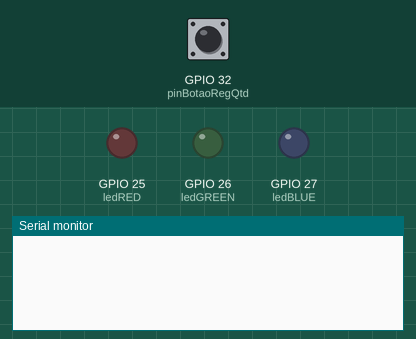
A sketch run on a simulated ESP32. Shown: output pins drawn as LEDs (lit = HIGH), the last lines printed to the serial monitor. Inputs (shaded band) come from the test bench; at power-on: GPIO 32 (pinBotaoRegQtd) HIGH.

Above: at 1.2 s.
1.3 s: GPIO 32 (pinBotaoRegQtd) pulled LOW for 0.15 s
At 2.3 s:
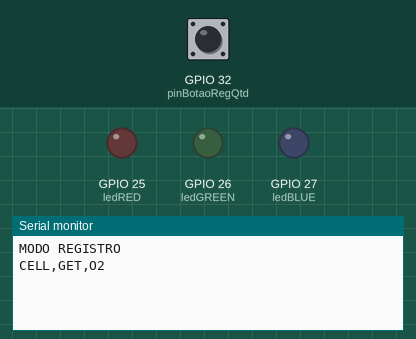
At 3.3 s:
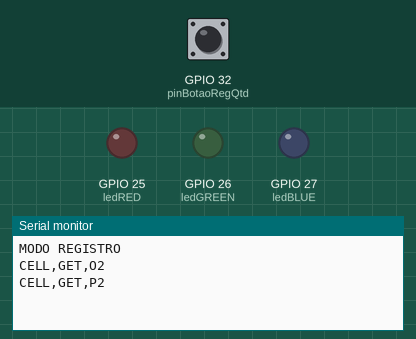

Measured:
- after the input at 1.3 s, the serial monitor: prints a new line after 0.20 s (image 1)

The sketch:

REMOTA_REV_1.ino
```cpp
/*
   REV. 1 ULTIMA ATUALIZACAO 31/10/2018
   PROGRAMADOR E DESENVOLVEDOR: ELIEZER MORAES SILVA
*/

//******************* REMOTA *******************

#define delayScan 100
#define quantidadeProdutos 150
#define delayEmail
#define ledRED 25
#define ledGREEN 26
#define ledBLUE 27
#define pinBotaoRegQtd 32

void atualizacaoHOSTparaREMOTA();
void registrarQuantidades();
void atualizaExcel();
void botaoRegistro();

String conteudo = "";
String codigoPartNumber = "";
String charPartNumber = "";
String quantity = "";
String comandoSETCelulaQuantidadeExcel = "CELL,SET,O";
String comandoSETCelulaADDExcel = "CELL,SET,P";
String comandoGETCelulaQuantidadeExcel = "CELL,GET,O";
String comandoGETCelulaADDExcel = "CELL,GET,P";

bool modoRegistrar = true;
bool modoRegistarAnterior = true;
bool modoRegistro = true;
bool resetUpdate = false;
bool stopAtualizacao = false;
bool stopExcel = false;

int valorCorrecaoQuantidade = 0;
int posicaoRegistro = 0;
int posicaoLinhaExcel = 1;
int Reset = 0;

void setup() {

  Serial.begin(38400);
  Serial1.begin(38400, SERIAL_8N1, 4, 2);   // INTERFACE DE COMUNICAÇÃO UART BLUETOOTH

  pinMode(ledRED, OUTPUT);
  pinMode(ledGREEN, OUTPUT);
  pinMode(ledBLUE, OUTPUT);
  pinMode(pinBotaoRegQtd, INPUT_PULLUP);

}

void loop() {

  botaoRegistro();

  if (modoRegistro) {

    atualizacaoHOSTparaREMOTA();

  } else if (!modoRegistro) {

    registrarQuantidades();

  }

  delay(delayScan);

}

void atualizacaoHOSTparaREMOTA() {

  if (Serial1.available()) {

    conteudo = Serial1.readStringUntil('\n');

    if (conteudo.length() <= 9) {

      charPartNumber = conteudo.indexOf(',');
      codigoPartNumber = conteudo.substring(0, charPartNumber.toInt());
      quantity = conteudo.substring(charPartNumber.toInt() + 1, conteudo.length());

      /*Serial.print("STRING RECEBIDA: ");
      Serial.println(conteudo);
      Serial.print("PART NUMBER: ");
      Serial.println(codigoPartNumber);
      Serial.print("QUANTIDADE: ");
      Serial.println(quantity);*/

      atualizaExcel();

    }
  }
}

void atualizaExcel() {

  codigoPartNumber = codigoPartNumber.toInt() + 1;

  String setQuantidadeCelula = comandoSETCelulaQuantidadeExcel + String(codigoPartNumber) + ',' + quantity.toInt();

  Serial.println(setQuantidadeCelula);

}

void botaoRegistro() {

  modoRegistrar = digitalRead(pinBotaoRegQtd);

  if (modoRegistrar && !modoRegistarAnterior) {

    modoRegistro = !modoRegistro;
    posicaoRegistro = 0;
    posicaoLinhaExcel = 1;
    Serial.println("MODO REGISTRO");

  }
  modoRegistarAnterior = modoRegistrar;
}

void registrarQuantidades() {

  posicaoRegistro++;
  posicaoLinhaExcel++;

  Serial.println(comandoGETCelulaQuantidadeExcel + String(posicaoLinhaExcel));  //COLUNA O
  int TEMPAnt = Serial.parseInt();
  Serial.println(comandoGETCelulaADDExcel + String(posicaoLinhaExcel));         //COLUNA P
  int TEMP = Serial.parseInt();

  valorCorrecaoQuantidade = TEMPAnt + TEMP;

  String setQuantidadeCelula = comandoSETCelulaQuantidadeExcel + String(posicaoLinhaExcel) + ',' + String(valorCorrecaoQuantidade);
  Serial.println(setQuantidadeCelula);

  String setReset = comandoSETCelulaADDExcel + String(posicaoLinhaExcel) + ',' + String(Reset);
  Serial.println(setReset);

  Serial1.println(String(posicaoRegistro) + ',' + String(valorCorrecaoQuantidade));

  if (posicaoRegistro == quantidadeProdutos) {

    posicaoRegistro = 0;
    posicaoLinhaExcel = 1;
    modoRegistro = true;

  }
}
```
